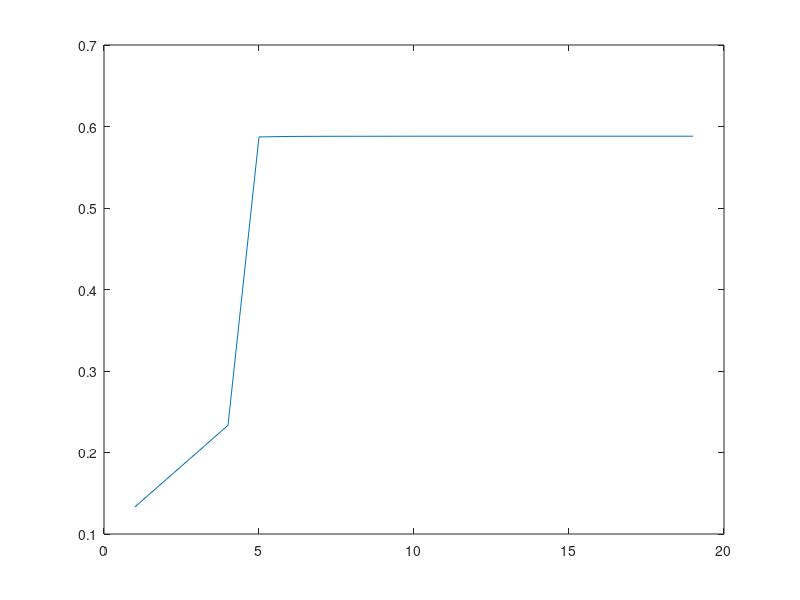

Write MATLAB code to recreate this figure.
array1 = dlmread('data1.txt', ' ')
no_sources = array1(:, [1])
pc_packets_lost = array1(:, [2])
avg_delay = array1(:, [3])

plot(no_sources,pc_packets_lost)